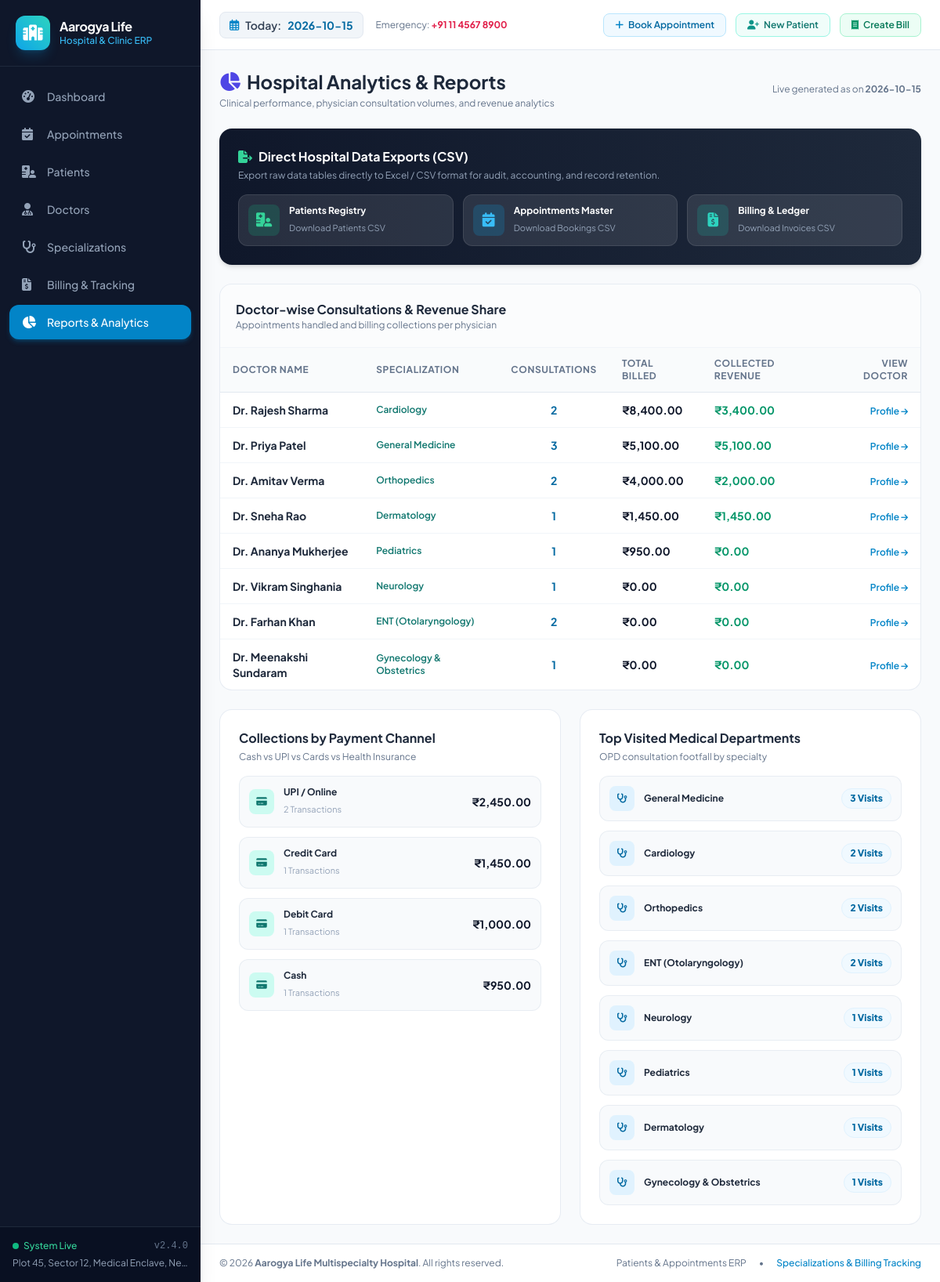
Page /reports on the committed database.
### tables this page shows
CREATE TABLE doctors (
        id INTEGER PRIMARY KEY AUTOINCREMENT,
        name TEXT NOT NULL,
        specialization_id INTEGER NOT NULL,
        qualification TEXT NOT NULL,
        experience_years INTEGER DEFAULT 5,
        phone TEXT NOT NULL,
        email TEXT,
        cabin_no TEXT,
        consultation_fee REAL NOT NULL,
        available_days TEXT DEFAULT 'Mon - Sat',
        available_time TEXT DEFAULT '09:00 AM - 02:00 PM, 05:00 PM - 08:00 PM',
        status TEXT DEFAULT 'Active',
        created_at TIMESTAMP DEFAULT CURRENT_TIMESTAMP,
        FOREIGN KEY (specialization_id) REFERENCES specializations (id) ON DELETE RESTRICT
    );

CREATE TABLE specializations (
        id INTEGER PRIMARY KEY AUTOINCREMENT,
        name TEXT UNIQUE NOT NULL,
        description TEXT,
        icon TEXT DEFAULT 'fa-stethoscope',
        default_fee REAL NOT NULL DEFAULT 500.0,
        created_at TIMESTAMP DEFAULT CURRENT_TIMESTAMP
    );

### app.py (the view)
@app.route('/reports')
def reports():
    conn = get_db_connection()
    financial = conn.execute('''
        SELECT
            COALESCE(SUM(total_amount), 0) AS total_billed,
            COALESCE(SUM(paid_amount), 0) AS total_collected,
            COALESCE(SUM(balance_due), 0) AS total_due,
            COUNT(*) AS total_invoices
        FROM invoices
    ''').fetchone()
    doctor_revenue = conn.execute('''
        SELECT d.name, s.name AS spec_name,
               COUNT(DISTINCT a.id) AS appointment_count,
               COALESCE(SUM(i.total_amount), 0) AS total_billed,
               COALESCE(SUM(i.paid_amount), 0) AS total_collected
        FROM doctors d
        JOIN specializations s ON d.specialization_id = s.id
        LEFT JOIN appointments a ON d.id = a.doctor_id
        LEFT JOIN invoices i ON d.id = i.doctor_id
        GROUP BY d.id
        ORDER BY total_billed DESC
    ''').fetchall()
    payment_methods = conn.execute('''
        SELECT payment_method, COUNT(*) AS count, SUM(paid_amount) AS total_collected
        FROM invoices
        WHERE paid_amount > 0
        GROUP BY payment_method
        ORDER BY total_collected DESC
    ''').fetchall()
    top_specs = conn.execute('''
        SELECT s.name, COUNT(a.id) AS visit_count
        FROM specializations s
        LEFT JOIN doctors d ON s.id = d.specialization_id
        LEFT JOIN appointments a ON d.id = a.doctor_id
        GROUP BY s.id
        ORDER BY visit_count DESC
    ''').fetchall()
    conn.close()
    return render_template(
        'reports.html',
        financial=financial,
        doctor_revenue=doctor_revenue,
        payment_methods=payment_methods,
        top_specs=top_specs
    )

### app.py (called while the page is built)
@app.template_filter('currency')
def currency_filter(value):
    try:
        val = float(value or 0)
        return f"₹{val:,.2f}"
    except (ValueError, TypeError):
        return f"₹{value}"

@app.context_processor
def inject_global_data():
    today_str = date.today().isoformat()
    return {
        'today_date': today_str,
        'current_year': date.today().year,
        'hospital_name': 'Aarogya Life Multispecialty Hospital',
        'hospital_tagline': 'Advanced Healthcare & Compassionate Clinic Care',
        'hospital_phone': '+91 11 4567 8900 / +91 98765 00000',
        'hospital_address': 'Plot 45, Sector 12, Medical Enclave, New Delhi - 110075'
    }

### database.py (called while the page is built)
def get_db_connection():
    conn = sqlite3.connect(DB_PATH)
    conn.row_factory = sqlite3.Row
    conn.execute("PRAGMA foreign_keys = ON")
    return conn

### templates/reports.html (shortened to what this page needs)
{% extends 'base.html' %}
{% block content %}
<div class="space-y-6">
    <div class="flex flex-col sm:flex-row sm:items-center justify-between gap-4">
        <div>
            <h1 class="text-2xl font-bold text-slate-800 flex items-center gap-2">
                <i class="fa-solid fa-chart-pie text-indigo-600"></i> Hospital Analytics & Reports
            </h1>
            <p class="text-xs text-slate-500 mt-1">Clinical performance, physician consultation volumes, and revenue analytics</p>
        </div>
        <div class="flex items-center space-x-2">
            <span class="text-xs text-slate-500">Live generated as on <strong>{{ today_date }}</strong></span>
        </div>
    </div>
    <div class="bg-gradient-to-r from-slate-900 to-slate-800 rounded-2xl p-6 text-white shadow-md">
        <h3 class="text-base font-bold text-white mb-1 flex items-center gap-2">
            <i class="fa-solid fa-file-export text-emerald-400"></i> Direct Hospital Data Exports (CSV)
        </h3>
        <p class="text-xs text-slate-400 mb-4">Export raw data tables directly to Excel / CSV format for audit, accounting, and record retention.</p>
        <div class="grid grid-cols-1 sm:grid-cols-3 gap-3">
            <a href="{{ url_for('export_patients') }}" class="p-3 bg-white/10 hover:bg-white/20 rounded-xl border border-white/10 transition-colors flex items-center space-x-3">
                <div class="w-10 h-10 rounded-lg bg-emerald-500/20 text-emerald-400 flex items-center justify-center text-lg">
                    <i class="fa-solid fa-hospital-user"></i>
                </div>
                <div>
                    <h4 class="text-xs font-bold text-white">Patients Registry</h4>
                    <span class="text-[11px] text-slate-400">Download Patients CSV</span>
                </div>
            </a>
            <a href="{{ url_for('export_appointments') }}" class="p-3 bg-white/10 hover:bg-white/20 rounded-xl border border-white/10 transition-colors flex items-center space-x-3">
                <div class="w-10 h-10 rounded-lg bg-sky-500/20 text-sky-400 flex items-center justify-center text-lg">
                    <i class="fa-solid fa-calendar-check"></i>
                </div>
                <div>
                    <h4 class="text-xs font-bold text-white">Appointments Master</h4>
                    <span class="text-[11px] text-slate-400">Download Bookings CSV</span>
                </div>
            </a>
            <a href="{{ url_for('export_billing') }}" class="p-3 bg-white/10 hover:bg-white/20 rounded-xl border border-white/10 transition-colors flex items-center space-x-3">
                <div class="w-10 h-10 rounded-lg bg-teal-500/20 text-teal-400 flex items-center justify-center text-lg">
                    <i class="fa-solid fa-file-invoice-dollar"></i>
                </div>
                <div>
                    <h4 class="text-xs font-bold text-white">Billing & Ledger</h4>
                    <span class="text-[11px] text-slate-400">Download Invoices CSV</span>
                </div>
            </a>
        </div>
    </div>
    <div class="bg-white rounded-2xl border border-slate-200/80 shadow-xs overflow-hidden">
        <div class="p-5 border-b border-slate-100 flex items-center justify-between bg-slate-50/50">
            <div>
                <h2 class="text-base font-bold text-slate-800">Doctor-wise Consultations & Revenue Share</h2>
                <p class="text-xs text-slate-500">Appointments handled and billing collections per physician</p>
            </div>
        </div>
        <div class="overflow-x-auto">
            <table class="w-full text-left border-collapse text-sm">
                <thead>
                    <tr class="bg-slate-50/80 text-xs font-bold uppercase tracking-wider text-slate-500 border-b border-slate-200">
                        <th class="py-3 px-4">Doctor Name</th>
                        <th class="py-3 px-4">Specialization</th>
                        <th class="py-3 px-4 text-center">Consultations</th>
                        <th class="py-3 px-4">Total Billed</th>
                        <th class="py-3 px-4">Collected Revenue</th>
                        <th class="py-3 px-4 text-right">View Doctor</th>
                    </tr>
                </thead>
                <tbody class="divide-y divide-slate-100">
                    {% for d in doctor_revenue %}
                    <tr class="hover:bg-slate-50 transition-colors">
                        <td class="py-3 px-4 font-bold text-slate-800">
                            {{ d.name }}
                        </td>
                        <td class="py-3 px-4 text-teal-700 font-semibold text-xs">
                            {{ d.spec_name }}
                        </td>
                        <td class="py-3 px-4 text-center font-bold text-sky-700">
                            {{ d.appointment_count }}
                        </td>
                        <td class="py-3 px-4 font-bold text-slate-900">
                            {{ d.total_billed | currency }}
                        </td>
                        <td class="py-3 px-4 font-bold text-emerald-600">
                            {{ d.total_collected | currency }}
                        </td>
                        <td class="py-3 px-4 text-right">
                            <a href="{{ url_for('doctors_list') }}" class="text-xs font-semibold text-sky-600 hover:underline">
                                Profile <i class="fa-solid fa-arrow-right text-[10px]"></i>
                            </a>
                        </td>
                    </tr>
                    {% endfor %}
                </tbody>
            </table>
        </div>
    </div>
    <div class="grid grid-cols-1 md:grid-cols-2 gap-6">
        <div class="bg-white rounded-2xl p-6 border border-slate-200/80 shadow-xs">
            <h3 class="text-base font-bold text-slate-800 mb-1">Collections by Payment Channel</h3>
            <p class="text-xs text-slate-500 mb-4">Cash vs UPI vs Cards vs Health Insurance</p>
            <div class="space-y-3">
                {% for pm in payment_methods %}
                <div class="flex items-center justify-between p-3 rounded-xl bg-slate-50 border border-slate-200/70">
                    <div class="flex items-center space-x-3">
                        <div class="w-8 h-8 rounded-lg bg-teal-100 text-teal-700 flex items-center justify-center text-xs">
                            <i class="fa-solid fa-credit-card"></i>
                        </div>
                        <div>
                            <h4 class="text-xs font-bold text-slate-800">{{ pm.payment_method }}</h4>
                            <span class="text-[11px] text-slate-400">{{ pm.count }} Transactions</span>
                        </div>
                    </div>
                    <div class="text-right">
                        <span class="font-bold text-slate-900 text-sm block">{{ pm.total_collected | currency }}</span>
                    </div>
                </div>
                {% endfor %}
            </div>
        </div>
        <div class="bg-white rounded-2xl p-6 border border-slate-200/80 shadow-xs">
            <h3 class="text-base font-bold text-slate-800 mb-1">Top Visited Medical Departments</h3>
            <p class="text-xs text-slate-500 mb-4">OPD consultation footfall by specialty</p>
            <div class="space-y-3">
                {% for ts in top_specs %}
                <div class="flex items-center justify-between p-3 rounded-xl bg-slate-50 border border-slate-200/70">
                    <div class="flex items-center space-x-3">
                        <div class="w-8 h-8 rounded-lg bg-sky-100 text-sky-700 flex items-center justify-center text-xs">
                            <i class="fa-solid fa-stethoscope"></i>
                        </div>
                        <div>
                            <h4 class="text-xs font-bold text-slate-800">{{ ts.name }}</h4>
                        </div>
                    </div>
                    <span class="px-2.5 py-1 rounded-full text-xs font-extrabold bg-sky-50 text-sky-700 border border-sky-100">
                        {{ ts.visit_count }} Visits
                    </span>
                </div>
                {% endfor %}
            </div>
        </div>
    </div>
</div>
{% endblock %}

### static/css/custom.css (style rules this page uses)
:root { --primary: #0284c7; --primary-dark: #0369a1; --primary-light: #e0f2fe; --secondary: #0d9488; --accent: #6366f1; --success: #10b981; --warning: #f59e0b; --danger: #ef4444; --sidebar-bg: #0f172a; }
body { font-family: 'Plus Jakarta Sans', sans-serif; background-color: #f8fafc; color: #1e293b; }

### rows in the picture
doctors: name "Dr. Rajesh Sharma", spec_name "Cardiology", appointment_count "2", total_billed "₹8,400.00", total_collected "₹3,400.00"
doctors: name "Dr. Priya Patel", spec_name "General Medicine", appointment_count "3", total_billed "₹5,100.00", total_collected "₹5,100.00"
doctors: name "Dr. Amitav Verma", spec_name "Orthopedics", appointment_count "2", total_billed "₹4,000.00", total_collected "₹2,000.00"
doctors: name "Dr. Sneha Rao", spec_name "Dermatology", appointment_count "1", total_billed "₹1,450.00", total_collected "₹1,450.00"
doctors: name "Dr. Ananya Mukherjee", spec_name "Pediatrics", appointment_count "1", total_billed "₹950.00", total_collected "₹0.00"
doctors: name "Dr. Vikram Singhania", spec_name "Neurology", appointment_count "1", total_billed "₹0.00", total_collected "₹0.00"
doctors: name "Dr. Farhan Khan", spec_name "ENT (Otolaryngology)", appointment_count "2", total_billed "₹0.00", total_collected "₹0.00"
doctors: name "Dr. Meenakshi Sundaram", spec_name "Gynecology & Obstetrics", appointment_count "1", total_billed "₹0.00", total_collected "₹0.00"
specializations: name "General Medicine", visit_count "3"
specializations: name "Cardiology", visit_count "2"
specializations: name "Orthopedics", visit_count "2"
specializations: name "ENT (Otolaryngology)", visit_count "2"
specializations: name "Neurology", visit_count "1"
specializations: name "Pediatrics", visit_count "1"
specializations: name "Dermatology", visit_count "1"
specializations: name "Gynecology & Obstetrics", visit_count "1"

### other values in the picture
{{ hospital_address }} "Plot 45, Sector 12, Medical Enclave, Ne…"
{{ today_date }} "2026-10-15"
{{ hospital_phone.split('/')[0] }} "+91 11 4567 8900"
{{ pm.payment_method }} "UPI / Online" "Credit Card" "Debit Card" "Cash"
{{ pm.count }} "2" "1" "1" "1"
{{ pm.total_collected | currency }} "₹2,450.00" "₹1,450.00" "₹1,000.00" "₹950.00"
{{ hospital_name }} "Aarogya Life Multispecialty Hospital"
